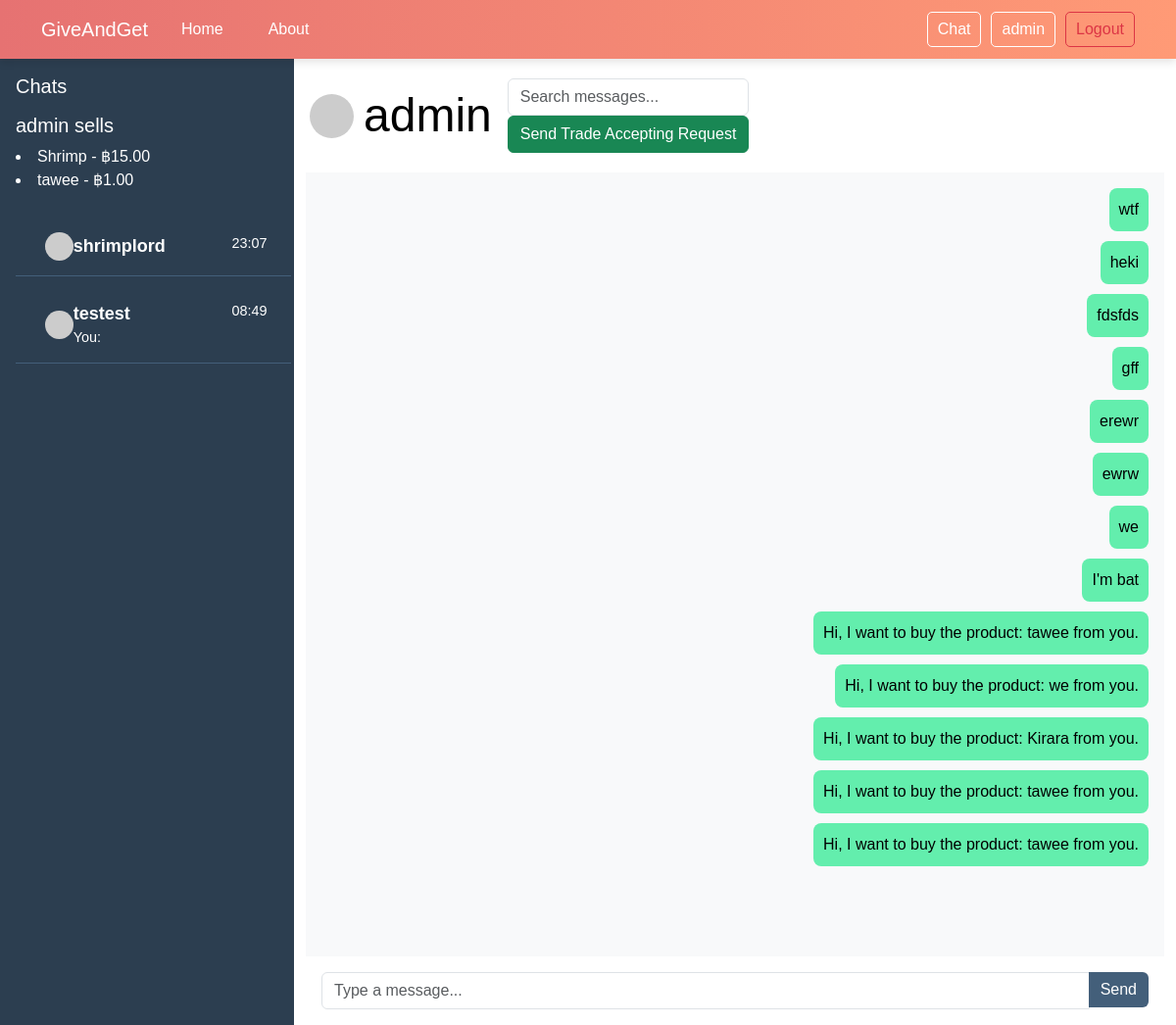
Page /chat/admin/ (signed in) on the earlier database version.
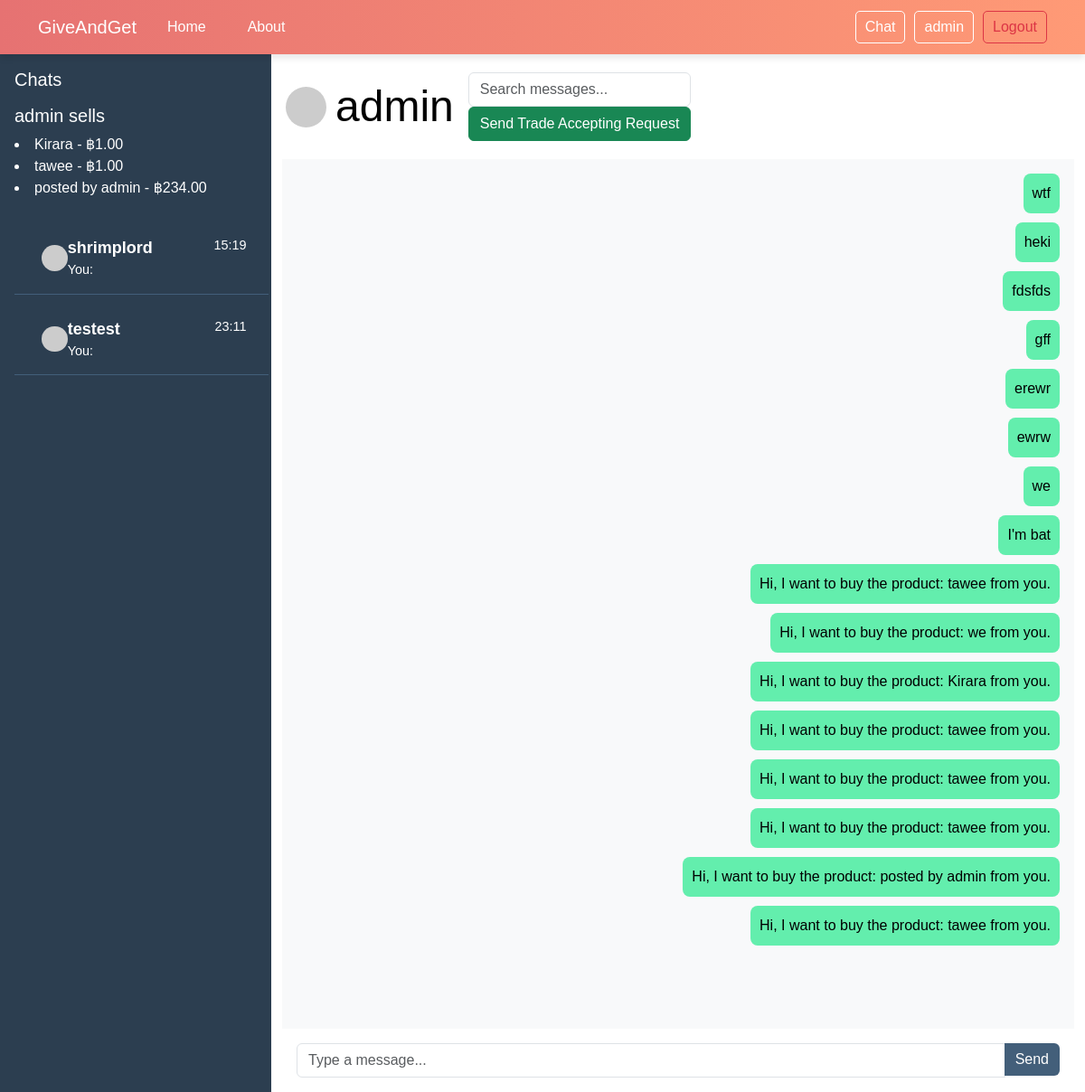
Same page on the later database version.
### products/models.py (models this page shows, shortened)
class Product(models.Model):
    name = models.CharField(max_length=255)
    description = models.TextField(blank=True, null=True)
    price = models.DecimalField(max_digits=10, decimal_places=2)
    stock = models.PositiveIntegerField()
    category = models.CharField(max_length=100, blank=True, null=True)
    image = models.ImageField(upload_to='product_images/', blank=True, null=True)
    created_at = models.DateTimeField(auto_now_add=True)
    updated_at = models.DateTimeField(auto_now=True)
    user = models.ForeignKey(settings.AUTH_USER_MODEL, on_delete=models.CASCADE, default=1)  # ใช้ ID ของ admin

### users_app/models.py (models this page shows, shortened)
class GGUser(AbstractUser):
    profile_picture = models.ImageField(default= 'media/profile_pics/default.png', upload_to='media/profile_pics/', null=True, blank=True)
    user_id = models.PositiveIntegerField(unique=True, editable=False)
    status_choices = [
        ('online', 'Online'),
        ('busy', 'Busy'),
        ('afk', 'AFK'),
        ('offline', 'Offline'),
    ]
    status = models.CharField(max_length=10, choices=status_choices, default='offline')
    last_login = models.DateTimeField(auto_now=True)
    is_ban = models.BooleanField(default=False)
    ban_reason = models.TextField(null=True, blank=True)
    ban_end_date = models.DateTimeField(null=True, blank=True)

### chat_app/models.py (models this page shows, shortened)
class Chat(models.Model):
    sender = models.ForeignKey(settings.AUTH_USER_MODEL, on_delete=models.CASCADE, related_name='sent_chats')
    receiver = models.ForeignKey(settings.AUTH_USER_MODEL, on_delete=models.CASCADE, related_name='received_chats')
    message = models.TextField()
    timestamp = models.DateTimeField(auto_now_add=True)
    last_read = models.DateTimeField(null=True, blank=True)
    is_read = models.BooleanField(default=False)  # For notification

### chat_app/views.py (the view)
# urls.py: path('<str:room_name>/', views.chat_room, name='chat_room'),
@login_required
def chat_room(request, room_name):
    seller = get_object_or_404(User, username=room_name)
    products = Product.objects.filter(user=seller)
    search_query = request.GET.get('search', '')
    users = User.objects.exclude(id=request.user.id)
    chats = Chat.objects.filter(
        (Q(sender=request.user) & Q(receiver__username=room_name)) |
        (Q(receiver=request.user) & Q(sender__username=room_name))
    )
    if search_query:
        chats = chats.filter(message__icontains=search_query)
    chats = chats.order_by('timestamp')
    unread_messages = chats.filter(receiver=request.user, is_read=False)
    unread_messages.update(is_read=True)
    unread_message_counts = get_unread_message_counts(request.user)
    unread_message_counts_dict = {str(item['sender']): item['unread_count'] for item in unread_message_counts}
    user_last_messages = []
    for user in users:
        last_message = Chat.objects.filter(
            (Q(sender=request.user) & Q(receiver=user)) |
            (Q(receiver=request.user) & Q(sender=user))
        ).order_by('-timestamp').first()
        if last_message:
            user_last_messages.append({
                'user': user,
                'last_message': last_message,
                'unread_count': unread_message_counts_dict.get(user.username, 0),
            })
    return render(request, 'chat_app/chat.html', {
        'room_name': room_name,
        'chats': chats,
        'users': users,
        'user_last_messages': user_last_messages,
        'search_query': search_query,
        'unread_message_counts': unread_message_counts_dict,
        'products': products,
        'seller': seller,
        'room_name': room_name,
    })

### chat_app/views.py (called while the page is built)
def get_unread_message_counts(user):
    return Chat.objects.filter(receiver=user, is_read=False) \
        .values('sender') \
        .annotate(unread_count=Count('id')) \
        .order_by('sender')

### chat_app/templates/chat_app/chat.html (shortened to what the changed rows need)
{% extends 'main_app/components/base.html' %}
{% block content %}
<div class="container-fluid h-100">
  <div class="row h-100">
      <div class="col-3 sidebar p-3 chats">
        <div class="contacts">
        <div class="mb-3 text-white">
            <h5>{{ room_name }} sells</h5>
            {% if products %}
                {% for product in products %}
                <li>{{ product.name }} - ฿{{ product.price }}</li>
              {% endfor %}
            {% else %}
              <p>No products available for this user.</p>
            {% endif %}
        </div>
            {% for item in user_last_messages %}
                <a
                    href="{% url 'chat_room' item.user.username %}"
                    class="list-group-item list-group-item-action {% if item.user.username == room_name %} active {% endif %}"
                    data-username="{{ item.user.username }}"
                >
                    <div class="d-flex align-items-center">
                        <img
                            src="https://ui-avatars.com/api/?name={{ item.user.username|urlencode }}&size=64&background=random"
                            alt="{{ item.user.username }}'s Profile Image"
                            class="profile-icon rounded-circle mr-3"
                            style="width: 1.8rem; height: 1.8rem; object-fit: cover"
                        />
                        <div class="w-100">
                            <div class="d-flex justify-content-between">
                                <strong class="text-truncate">{{ item.user.username }}</strong>
                                {% if item.last_message %}
                                    <small class="text-nowrap timestamp">{{ item.last_message.timestamp|date:"H:i" }}</small>
                                {% endif %}
                            </div>
                            <div>
                                {% if item.last_message %}
                                    <small class="d-block text-truncate last-msg" style="max-width: 90%" id="last-message">
                                        {% if item.last_message.sender == request.user %}
                                            You:
                                        {% endif %}
                                    </small>
                                {% else %}
                                    <small>No messages yet</small>
                                {% endif %}
                            </div>
                        </div>
                    </div>
                </a>
            {% endfor %}
        </div>
    </div>
      <div class="col-9 d-flex flex-column chat" data-id="{{ room_name }}">
          <div id="chatbox" class="chatbox flex-fill p-3">
              {% if chats %}
              {% for message in chats %}
              <div
                  class="chat-message {% if message.sender == request.user %} sender {% else %} receiver {% endif %}"
              >
                  <span>{{ message.message }}</span>
              </div>
              {% endfor %}
              {% else %}
              <p class="no-messages">No Messages.</p>
              {% endif %}
          </div>
      </div>
  </div>
</div>
{% endblock %}

Differences in the rows shown:
changed Product: name "Shrimp" → "Kirara"; price "15.00" → "1.00"
added Product: name "posted by admin", price "234.00"
changed GGUser "shrimplord": last_message.timestamp "23:07" → "15:19"; now shows "You:"
changed GGUser "testest": last_message.timestamp "08:49" → "23:11"
now on this page (row edited): Chat: message "Hi, I want to buy the product: tawee from you."
now on this page (row edited): Chat: message "Hi, I want to buy the product: posted by admin from you."
added Chat: message "Hi, I want to buy the product: tawee from you."
